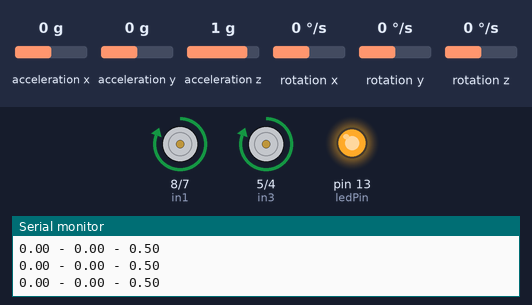
The sketch below on a simulated Arduino Uno, built with avr-gcc and run on an emulated ATmega328P. Parts: motor-driver pin pairs drawn as motors (green arrow = first pin HIGH = forward, orange = second pin HIGH = backward, longer = more drive, scaled by the enable pin), output pins drawn as LEDs (lit = HIGH), the last lines printed to the serial monitor. The test bench sets the inputs (shaded band); at power-on: acceleration y 0 g, acceleration x 0 g, acceleration z 1 g, rotation x 0 °/s, rotation y 0 °/s, rotation z 0 °/s.

Above: at 8.4 s.
8.5 s: acceleration y set to -0.2 g
At 8.8 s:
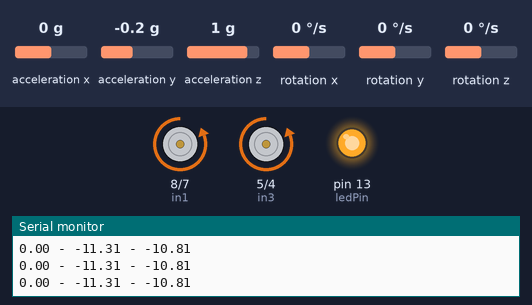
10.0 s: acceleration y set to 0 g
11.9 s: acceleration y set to -0.8 g
At 12.3 s:
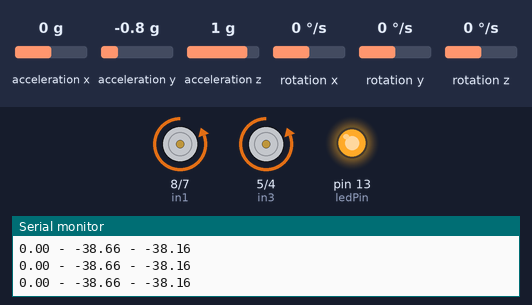
13.4 s: acceleration y set to 0.8 g
At 14.9 s:
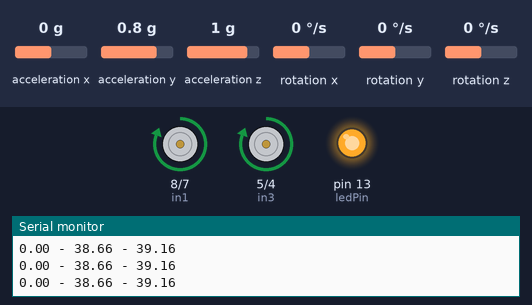
Timing chart, 0 to 15.9 s (numbered marks = the images above; inputs shaded):
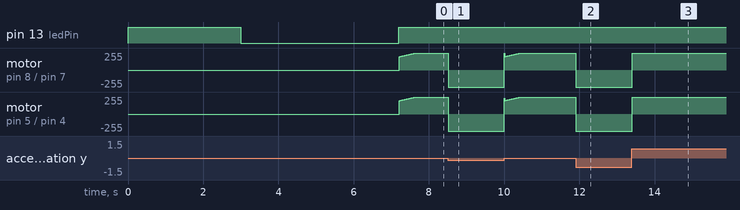

Measured:
- the behaviour switches between 0 and -0.1 g on acceleration y (found by bisection; images 0 and 1)
- after the input at 8.5 s, motor on pin 8 (in1) / pin 7 (in2), motor on pin 5 (in3) / pin 4 (in4): forward 255/255 → backward 255/255 at once
- after the input at 11.9 s, motor on pin 8 (in1) / pin 7 (in2), motor on pin 5 (in3) / pin 4 (in4): forward 255/255 → backward 255/255 at once
- after the input at 13.4 s, motor on pin 8 (in1) / pin 7 (in2), motor on pin 5 (in3) / pin 4 (in4): backward 255/255 → forward 255/255 at once

The sketch:

walking.ino
```cpp
#include <MPU6050_tockn.h>
#include <Wire.h>

// --- Hardware Pins ---
int enA = 9; int in1 = 8; int in2 = 7;
int enB = 3; int in3 = 5; int in4 = 4;

MPU6050 mpu6050(Wire);

// --- Systems Architecture Parameters ---
float targetAngle = 0;
float Kp = 60;           // Bring Kp back up slightly now that minPower is lower
float Kd = 3.5;           // High damping to stop the jiggles
float Ki = 250.0;         // High willpower, but slightly lower to avoid pendulum swings
int minPower = 150;       // THIS IS THE KEY: Bring this back down!
int kickOffset = 20;
float trim = -0.5;        // Increased nudge to stop the drift

// --- Real-Time Control Variables ---
unsigned long lastTime;
const int sampleTime = 10; // 10ms = 100Hz (The industry standard for small robots)

float lastAngle = 0;
float errorIntegral = 0;
int ledPin = 13;

void setup() {
  Serial.begin(115200); // Increased speed to reduce CPU "blocking" time
  Wire.begin();
  mpu6050.begin();

  pinMode(ledPin, OUTPUT);
  pinMode(enA, OUTPUT); pinMode(in1, OUTPUT); pinMode(in2, OUTPUT);
  pinMode(enB, OUTPUT); pinMode(in3, OUTPUT); pinMode(in4, OUTPUT);
  digitalWrite(ledPin, HIGH);

  // Calibration sequence...
  delay(3000);
  digitalWrite(ledPin, LOW);
  mpu6050.calcGyroOffsets(true);

  // Take average for targetAngle
  float totalAngle = 0;
  for(int i = 0; i < 100; i++) {
    mpu6050.update();
    totalAngle += mpu6050.getAngleX();
    delay(10);
  }
  targetAngle = totalAngle / 100.0;
  lastAngle = targetAngle;
  lastTime = millis();

  digitalWrite(ledPin, HIGH);
}

void loop() {
  unsigned long now = millis();
  int timeChange = now - lastTime;

  // ENSURE DETERMINISTIC TIMING (The 100Hz Heartbeat)
  if (timeChange >= sampleTime) {
    mpu6050.update();
    float currentAngle = mpu6050.getAngleX();
    // DEBUG: Print this to see if the numbers are actually changing
    Serial.print(targetAngle);
    Serial.print(" - ");
    Serial.print(currentAngle);
    Serial.print(" - ");
    float error = currentAngle - (targetAngle + trim);
    Serial.println(error);

    // 1. SAFETY ENVELOPE (The Floor Check)
    if (abs(error) > 40.0) {
      stopMotors();
      errorIntegral = 0; // Wipe memory instantly
      lastTime = now;
      return;
    }

    // 2. DERIVATIVE (Velocity)
    float errorRate = currentAngle - lastAngle;
    lastAngle = currentAngle;

    // 3. INTEGRAL (Memory with Anti-Windup)
    // Only integrate when within the "Recoverable Zone" (5 degrees)
    if (abs(error) < 10.0) {
      errorIntegral += error;
    } else {
      errorIntegral = 0;
    }

    // 4. CONTROL LAW
    // Note: Ki is now multiplied by 0.01 inside the logic
    float output = (error * Kp) + (errorRate * Kd) + (errorIntegral * Ki * 0.01);

    // 5. DEADBAND & EXECUTION
    if (abs(error) < 0.1) { // Tighter deadband for shorter L
      stopMotors();
      errorIntegral = 0;
    } else {
      driveMotors(output);
    }

    lastTime = now;
  }
}

void driveMotors(float output) {
  // Now speed can actually scale between 120 and 255
  int speed = constrain(abs(output) + minPower + kickOffset, 0, 255);

  if (output > 0.1) {
    digitalWrite(in1, HIGH); digitalWrite(in2, LOW);
    digitalWrite(in3, HIGH); digitalWrite(in4, LOW);
    analogWrite(enA, speed);
    analogWrite(enB, speed);
  } else if (output < -0.1) {
    digitalWrite(in1, LOW);  digitalWrite(in2, HIGH);
    digitalWrite(in3, LOW);  digitalWrite(in4, HIGH);
    analogWrite(enA, speed);
    analogWrite(enB, speed);
  } else {
    stopMotors();
  }
}

void stopMotors() {
  analogWrite(enA, 0);
  analogWrite(enB, 0);
  digitalWrite(in1, LOW); digitalWrite(in2, LOW);
  digitalWrite(in3, LOW); digitalWrite(in4, LOW);
}
```
